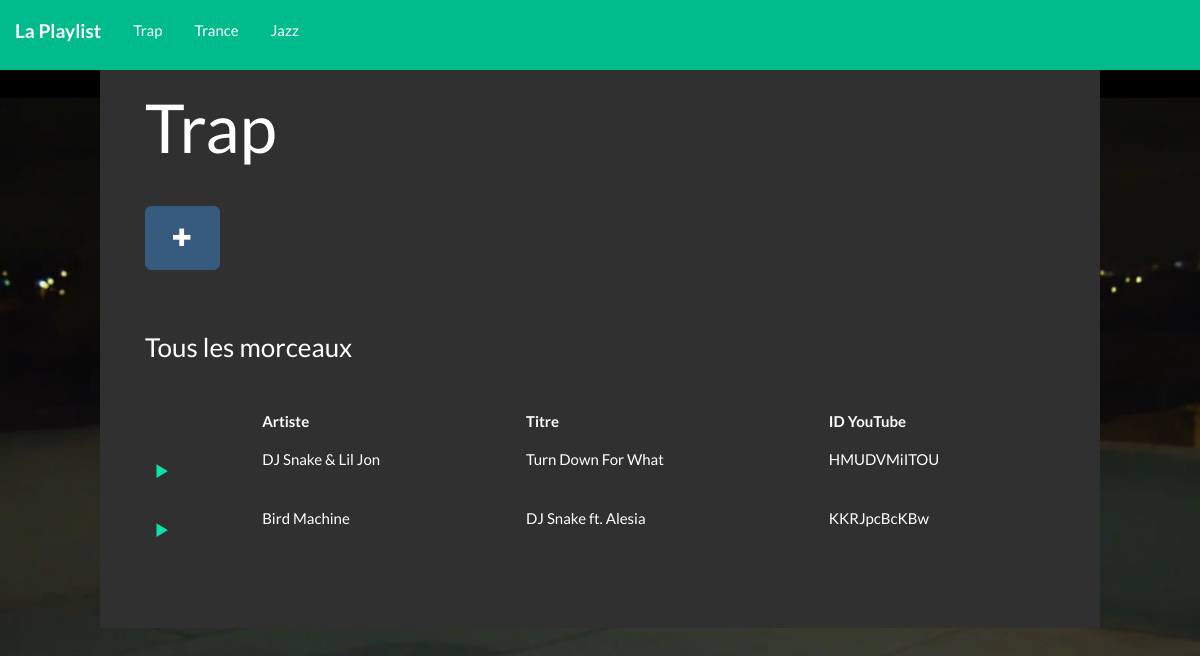
The page /Trap on the database as committed earlier.
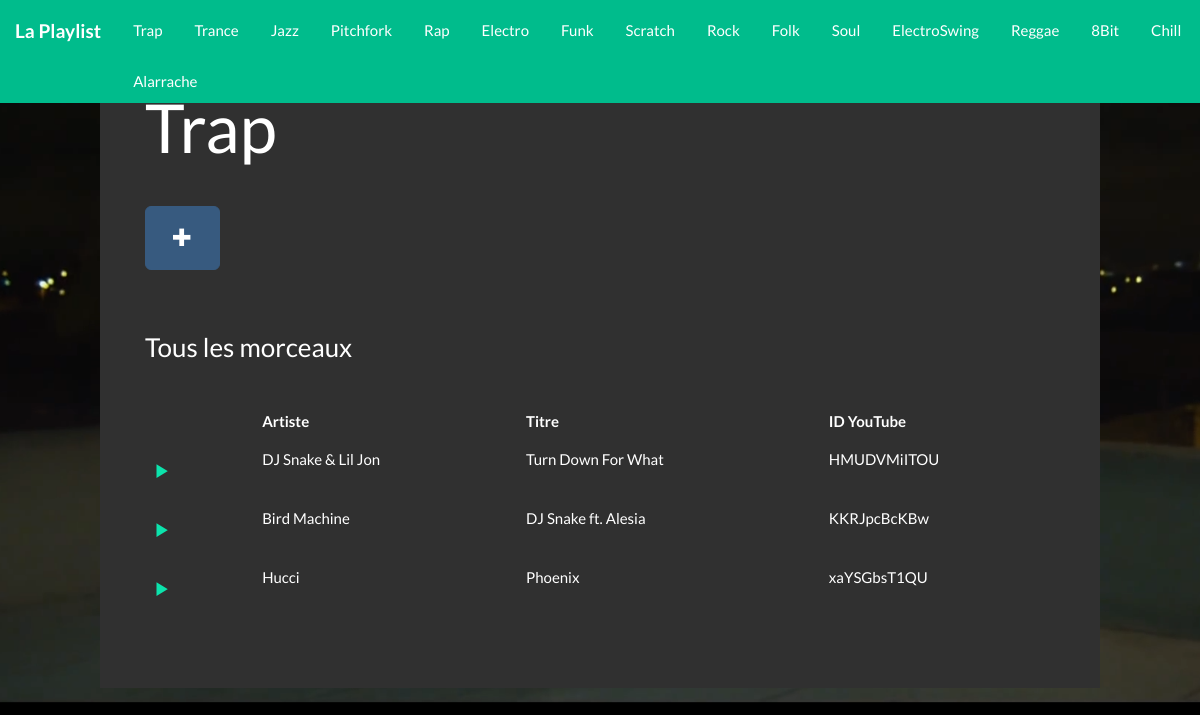
The same page on the database as committed later.
### main/models.py (models this page shows, shortened)
class TypePlaylist(models.Model):
	type = models.CharField(max_length=64)
	date = models.DateTimeField(auto_now=True)

class Song(models.Model):
	type = models.ForeignKey('TypePlaylist')
	name = models.CharField(max_length=128)
	artist = models.CharField(max_length=256)
	date = models.DateTimeField(auto_now_add=True)
	adress = models.CharField(max_length=32)

### main/views.py (the view)
# urls.py: url(r'^([0-9A-Za-z]*)$', 'main.views.type'),
def type(request, type):
	types = TypePlaylist.objects.all()
	style = TypePlaylist.objects.get(type=type)
	songs = style.song_set.all()
	return render(request, 'main/type.html', locals())

### templates/main/type.html (shortened to what this page needs)
{% extends "main/index.html" %}
{% block content %}
	<div class="col-xs-12 col-md-6">
		<div class="page-header">
			<h1 class="type-title">{{ type }}</h1>
		</div>
		<a class="btn btn-primary btn-lg" href="{% url 'main.views.addSong' type %} "><span class="glyphicon glyphicon-plus"></span></a>
	</div>
	<div class="col-xs-12 col-md-6">
	</div>
	<div class="col-xs-12 col-md-12 page-header">
		<h3>Tous les morceaux</h3>
	</div>
	<table class="table">
		<tr>
			<th></th>
			<th>Artiste</th>
			<th>Titre</th>
			<th>ID YouTube</th>
		</tr>
		{% for song in songs %}
			<tr>
				<td><a class="btn glyphicon glyphicon-play" href="{% url 'main.views.typeSong' type song.adress %}"/>
				<td>{{ song.artist }}</td>
				<td>{{ song.name }}</td>
				<td>{{ song.adress }}</td>
			</tr>
		{% endfor %}
	</table>
{% endblock %}

### templates/main/index.html (shortened to what this page needs)
<!DOCTYPE html>
<html class="full" lang="fr">
<head>
	 {% load static %}
    <link href="{% static 'css/bootstrap.min.css' %}" rel="stylesheet">
    <link href="{% static 'css/full.css' %}" rel="stylesheet">
</head>
<body>
	<div class="navbar-inverse navbar-fixed-top">
		<ul class="nav nav-pills playnav">
    	<li><a href="{% url 'main.views.home' %}" class="navbar-brand"><strong>La Playlist</strong></a></li>
		{% for style in types %}
    	<li>
      	<a href="{% url 'main.views.type' style.type %}">{{ style.type }}</a>
      </li>
		{% endfor %}
		</ul>
	</div>
	<div class="col-lg-10 col-md-10 col-xs-10 col-xs-offset-1 jumbotron">
	{% block content %}{% endblock %}
	</div>
</body>
</html>

Rows that differ between the two databases and show on the page:
added TypePlaylist: type "Pitchfork"
added TypePlaylist: type "Rap"
added TypePlaylist: type "Electro"
added TypePlaylist: type "Funk"
added TypePlaylist: type "Scratch"
added TypePlaylist: type "Rock"
added TypePlaylist: type "Folk"
added TypePlaylist: type "Soul"
added TypePlaylist: type "ElectroSwing"
added TypePlaylist: type "Reggae"
added TypePlaylist: type "8Bit"
added TypePlaylist: type "Chill"
added TypePlaylist: type "Alarrache"
added Song: artist "Hucci", name "Phoenix", adress "xaYSGbsT1QU"
